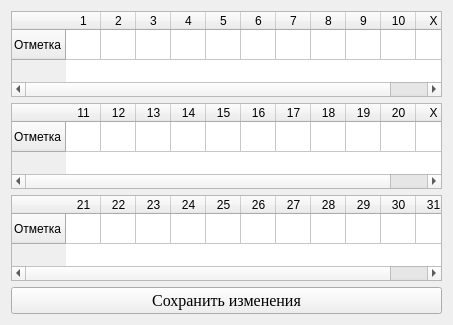
                <widget class="QWidget" name="page_6">
                 <property name="geometry">
                  <rect>
                   <x>0</x>
                   <y>0</y>
                   <width>453</width>
                   <height>325</height>
                  </rect>
                 </property>
                 <attribute name="label">
                  <string>Учет труда</string>
                 </attribute>
                 <layout class="QGridLayout" name="gridLayout_9">
                  <item row="0" column="0">
                   <layout class="QVBoxLayout" name="verticalLayout_23">
                    <item>
                     <widget class="QTableWidget" name="tableWidget">
                      <attribute name="horizontalHeaderDefaultSectionSize">
                       <number>35</number>
                      </attribute>
                      <row>
                       <property name="text">
                        <string>Отметка</string>
                       </property>
                      </row>
                      <column>
                       <property name="text">
                        <string>1</string>
                       </property>
                      </column>
                      <column>
                       <property name="text">
                        <string>2</string>
                       </property>
                      </column>
                      <column>
                       <property name="text">
                        <string>3</string>
                       </property>
                      </column>
                      <column>
                       <property name="text">
                        <string>4</string>
                       </property>
                      </column>
                      <column>
                       <property name="text">
                        <string>5</string>
                       </property>
                      </column>
                      <column>
                       <property name="text">
                        <string>6</string>
                       </property>
                      </column>
                      <column>
                       <property name="text">
                        <string>7</string>
                       </property>
                      </column>
                      <column>
                       <property name="text">
                        <string>8</string>
                       </property>
                      </column>
                      <column>
                       <property name="text">
                        <string>9</string>
                       </property>
                      </column>
                      <column>
                       <property name="text">
                        <string>10</string>
                       </property>
                      </column>
                      <column>
                       <property name="text">
                        <string>Х</string>
                       </property>
                      </column>
                     </widget>
                    </item>
                    <item>
                     <widget class="QTableWidget" name="tableWidget_2">
                      <attribute name="horizontalHeaderDefaultSectionSize">
                       <number>35</number>
                      </attribute>
                      <row>
                       <property name="text">
                        <string>Отметка</string>
                       </property>
                      </row>
                      <column>
                       <property name="text">
                        <string>11</string>
                       </property>
                      </column>
                      <column>
                       <property name="text">
                        <string>12</string>
                       </property>
                      </column>
                      <column>
                       <property name="text">
                        <string>13</string>
                       </property>
                      </column>
                      <column>
                       <property name="text">
                        <string>14</string>
                       </property>
                      </column>
                      <column>
                       <property name="text">
                        <string>15</string>
                       </property>
                      </column>
                      <column>
                       <property name="text">
                        <string>16</string>
                       </property>
                      </column>
                      <column>
                       <property name="text">
                        <string>17</string>
                       </property>
                      </column>
                      <column>
                       <property name="text">
                        <string>18</string>
                       </property>
                      </column>
                      <column>
                       <property name="text">
                        <string>19</string>
                       </property>
                      </column>
                      <column>
                       <property name="text">
                        <string>20</string>
                       </property>
                      </column>
                      <column>
                       <property name="text">
                        <string>Х</string>
                       </property>
                      </column>
                     </widget>
                    </item>
                    <item>
                     <widget class="QTableWidget" name="tableWidget_3">
                      <attribute name="horizontalHeaderDefaultSectionSize">
                       <number>35</number>
                      </attribute>
                      <row>
                       <property name="text">
                        <string>Отметка</string>
                       </property>
                      </row>
                      <column>
                       <property name="text">
                        <string>21</string>
                       </property>
                      </column>
                      <column>
                       <property name="text">
                        <string>22</string>
                       </property>
                      </column>
                      <column>
                       <property name="text">
                        <string>23</string>
                       </property>
                      </column>
                      <column>
                       <property name="text">
                        <string>24</string>
                       </property>
                      </column>
                      <column>
                       <property name="text">
                        <string>25</string>
                       </property>
                      </column>
                      <column>
                       <property name="text">
                        <string>26</string>
                       </property>
                      </column>
                      <column>
                       <property name="text">
                        <string>27</string>
                       </property>
                      </column>
                      <column>
                       <property name="text">
                        <string>28</string>
                       </property>
                      </column>
                      <column>
                       <property name="text">
                        <string>29</string>
                       </property>
                      </column>
                      <column>
                       <property name="text">
                        <string>30</string>
                       </property>
                      </column>
                      <column>
                       <property name="text">
                        <string>31</string>
                       </property>
                      </column>
                     </widget>
                    </item>
                   </layout>
                  </item>
                  <item row="1" column="0">
                   <widget class="QPushButton" name="pushButton_7">
                    <property name="font">
                     <font>
                      <family>Georgia</family>
                      <pointsize>12</pointsize>
                     </font>
                    </property>
                    <property name="text">
                     <string>Сохранить изменения</string>
                    </property>
                   </widget>
                  </item>
                 </layout>
                </widget>
